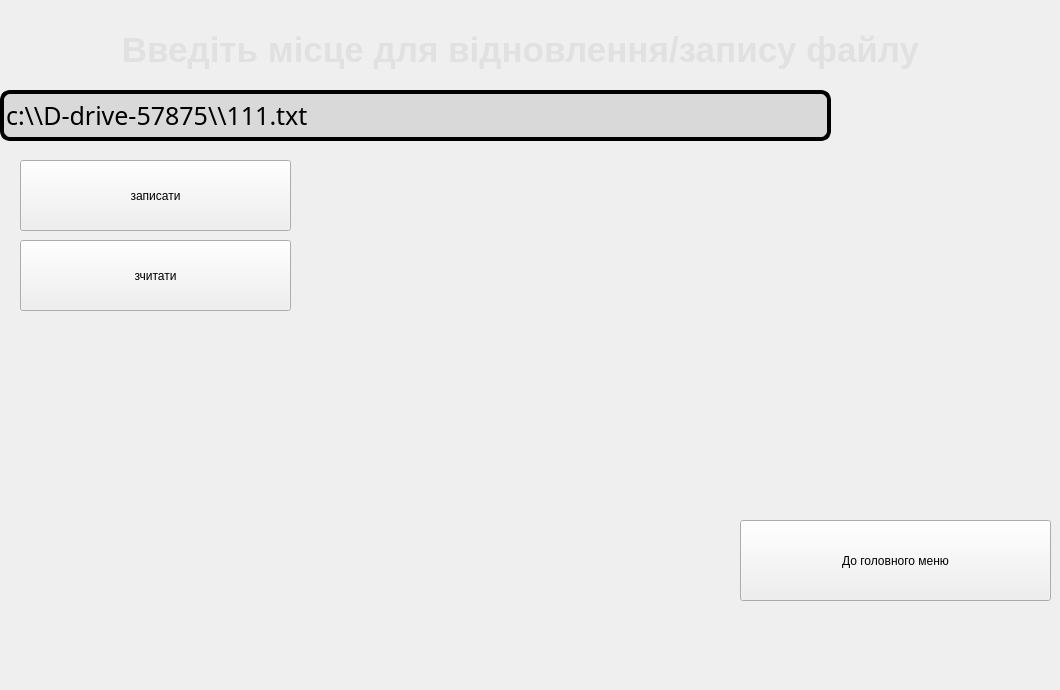
    <widget class="QWidget" name="page_6">
     <widget class="QLineEdit" name="lineEdit_47">
      <property name="geometry">
       <rect>
        <x>0</x>
        <y>90</y>
        <width>831</width>
        <height>51</height>
       </rect>
      </property>
      <property name="font">
       <font>
        <family>sans-serif</family>
        <pointsize>19</pointsize>
        <weight>10</weight>
        <italic>false</italic>
        <bold>false</bold>
       </font>
      </property>
      <property name="styleSheet">
       <string notr="true">
      font-family:  sans-serif;
    font-size: 30px;
 border-radius:10px;
 font: 87 19pt ;
border: 4px solid rgb(0, 0, 0);
 background: rgb(217, 217, 217);</string>
      </property>
      <property name="text">
       <string>c:\\D-drive-57875\\111.txt</string>
      </property>
     </widget>
     <widget class="QPushButton" name="pushButton_31">
      <property name="geometry">
       <rect>
        <x>20</x>
        <y>160</y>
        <width>271</width>
        <height>71</height>
       </rect>
      </property>
      <property name="styleSheet">
       <string notr="true">
QPushButton:hover{background-color:rgb(255, 255, 255);}
QPushButton:focus
{
 border-radius:20px;
background-color:rgb(97, 97, 97);
opacity:200; 
border: 4px solid white;
}</string>
      </property>
      <property name="text">
       <string>записати</string>
      </property>
     </widget>
     <widget class="QPushButton" name="pushButton_33">
      <property name="geometry">
       <rect>
        <x>20</x>
        <y>240</y>
        <width>271</width>
        <height>71</height>
       </rect>
      </property>
      <property name="styleSheet">
       <string notr="true">
QPushButton:hover{background-color:rgb(255, 255, 255);}
QPushButton:focus
{
 border-radius:20px;
background-color:rgb(97, 97, 97);
opacity:200; 
border: 4px solid white;
}</string>
      </property>
      <property name="text">
       <string>зчитати</string>
      </property>
     </widget>
     <widget class="QLabel" name="label_72">
      <property name="geometry">
       <rect>
        <x>0</x>
        <y>20</y>
        <width>1041</width>
        <height>61</height>
       </rect>
      </property>
      <property name="styleSheet">
       <string notr="true"> background: none;</string>
      </property>
      <property name="text">
       <string>&lt;html&gt;&lt;head/&gt;&lt;body&gt;&lt;p align=&quot;center&quot;&gt;&lt;span style=&quot; font-size:26pt; font-weight:600; color:#e1e1e1;&quot;&gt;Введіть місце для відновлення/запису файлу&lt;/span&gt;&lt;/p&gt;&lt;/body&gt;&lt;/html&gt;</string>
      </property>
     </widget>
     <widget class="QPushButton" name="pushButton_34">
      <property name="geometry">
       <rect>
        <x>740</x>
        <y>520</y>
        <width>311</width>
        <height>81</height>
       </rect>
      </property>
      <property name="styleSheet">
       <string notr="true">
QPushButton:hover{background-color:rgb(255, 255, 255);}
</string>
      </property>
      <property name="text">
       <string>До головного меню</string>
      </property>
     </widget>
     <widget class="QLabel" name="label_66">
      <property name="geometry">
       <rect>
        <x>0</x>
        <y>0</y>
        <width>1051</width>
        <height>681</height>
       </rect>
      </property>
      <property name="text">
       <string/>
      </property>
     </widget>
     <zorder>label_66</zorder>
     <zorder>lineEdit_47</zorder>
     <zorder>pushButton_31</zorder>
     <zorder>pushButton_33</zorder>
     <zorder>label_72</zorder>
     <zorder>pushButton_34</zorder>
    </widget>
